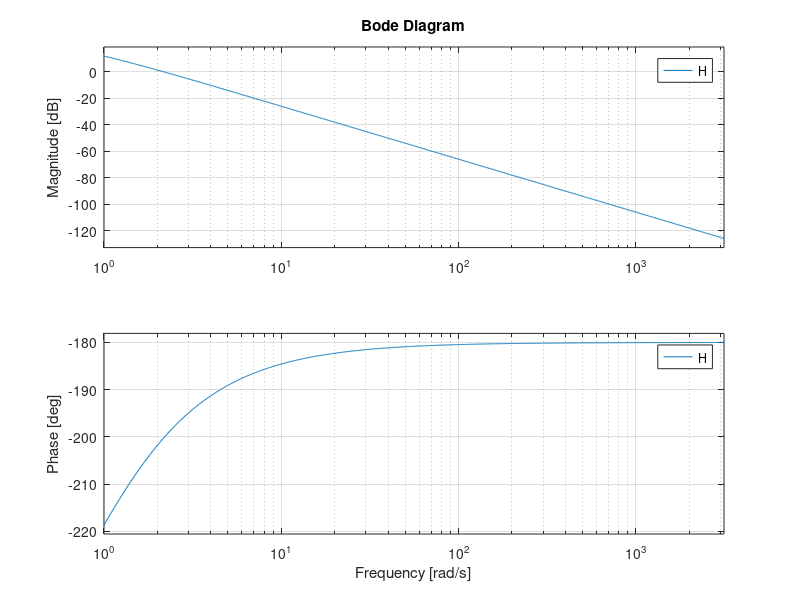
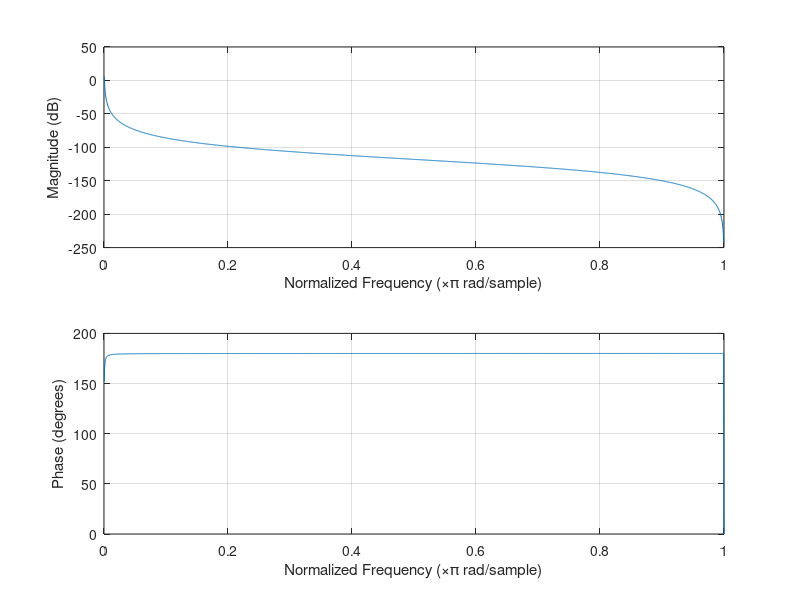

Write the MATLAB code that produced these figures, in order.
close all
clear

%H
H = tf([5],[1 -0.8 0]);
figure(1)
w = logspace(0,log10(2*pi*500),1024);   % bode up to 500HZ
bode(H,w)

%Hz
fs=1000
a=2*fs
Hz_b = [5 10 5];
Hz_a = [(a^2-0.8*a) (-2*a^2) (a^2+0.8*a)];
figure(2)
freqz(Hz_b,Hz_a,2048);
